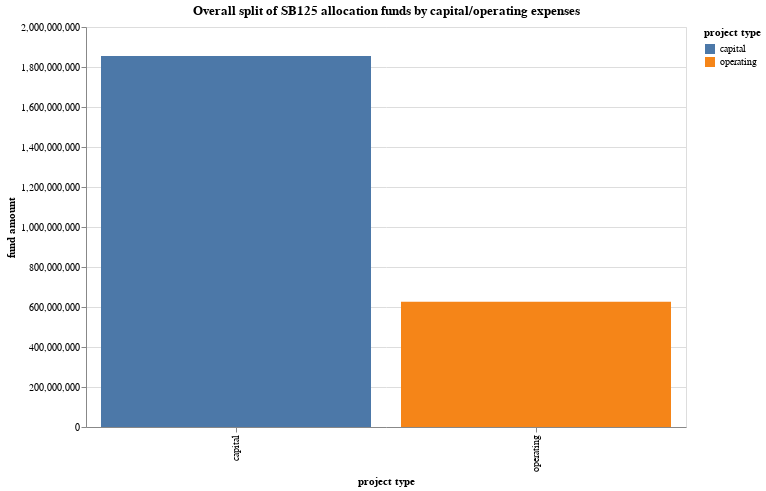
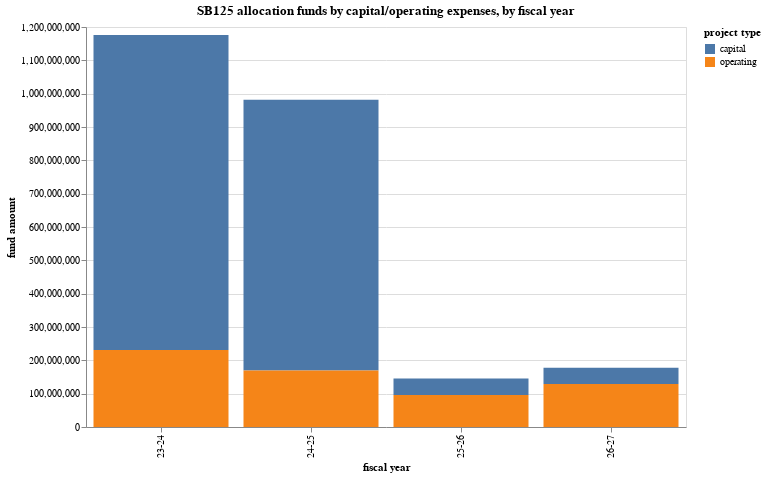
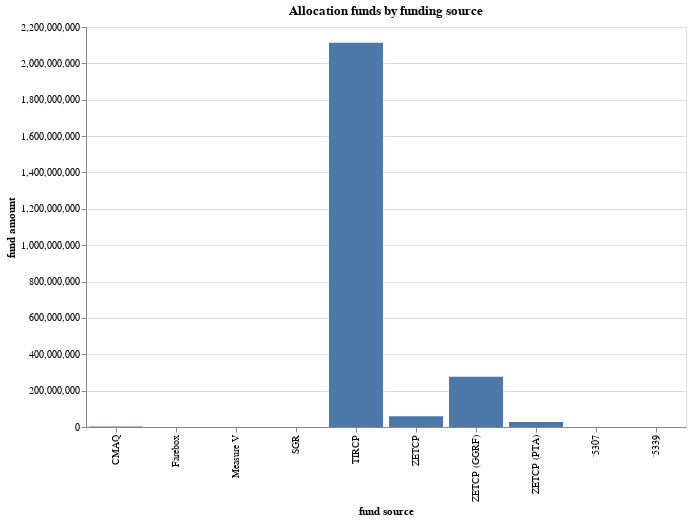

Source (notebook cell) for these figures, in order:
### Markdown cell above
# Charts

### Code cell
stack_chart = alt.Chart(by_year).mark_bar(point=True).encode(
    x="fiscal year", 
    y="fund amount", 
    color="project type",
    tooltip=["project type", "fund amount"],
).properties(
    title="SB125 allocation funds by capital/operating expenses, by fiscal year",
    width=600, 
    height=400)


overall_chart = alt.Chart(by_type).mark_bar(point=True).encode(
    x="project type", 
    y="fund amount", 
    color="project type",
    tooltip=["project type", "fund amount"],
).properties(
    title="Overall split of SB125 allocation funds by capital/operating expenses",
    width=600, 
    height=400)

source_chart = alt.Chart(by_source).mark_bar(point=True).encode(
    x="fund source", 
    y="fund amount", 
    #color="project type",
    tooltip=["fund source", "fund amount"],
).properties(
    title="Allocation funds by funding source",
    width=600, 
    height=400)


display(
    overall_chart,
    by_type,
    stack_chart,
    by_year.sort_values(by="project type"),
    source_chart
)

### Figure 1 — Vega-Lite specification as saved in the notebook (floating-point values rounded to 4 significant figures)
{"config": {"view": {"continuousWidth": 300, "continuousHeight": 300}}, "data": {"name": "data-1b093f4fd754b12a94a60701a45260f5"}, "mark": {"type": "bar", "point": true}, "encoding": {"color": {"field": "project type", "type": "nominal"}, "tooltip": [{"field": "project type", "type": "nominal"}, {"field": "fund amount", "type": "quantitative"}], "x": {"field": "project type", "type": "nominal"}, "y": {"field": "fund amount", "type": "quantitative"}}, "height": 400, "title": "Overall split of SB125 allocation funds by capital/operating expenses", "width": 600, "$schema": "https://vega.github.io/schema/vega-lite/v5.17.0.json", "datasets": {"data-1b093f4fd754b12a94a60701a45260f5": [{"project type": "capital", "fund amount": 1855348721}, {"project type": "operating", "fund amount": 625654847}]}}

### Figure 2 — Vega-Lite specification as saved in the notebook (floating-point values rounded to 4 significant figures)
{"config": {"view": {"continuousWidth": 300, "continuousHeight": 300}}, "data": {"name": "data-a7e1deb4b2d7757328984cb1370701fb"}, "mark": {"type": "bar", "point": true}, "encoding": {"color": {"field": "project type", "type": "nominal"}, "tooltip": [{"field": "project type", "type": "nominal"}, {"field": "fund amount", "type": "quantitative"}], "x": {"field": "fiscal year", "type": "nominal"}, "y": {"field": "fund amount", "type": "quantitative"}}, "height": 400, "title": "SB125 allocation funds by capital/operating expenses, by fiscal year", "width": 600, "$schema": "https://vega.github.io/schema/vega-lite/v5.17.0.json", "datasets": {"data-a7e1deb4b2d7757328984cb1370701fb": [{"fiscal year": "23-24", "project type": "capital", "fund amount": 945242943}, {"fiscal year": "23-24", "project type": "operating", "fund amount": 230807266}, {"fiscal year": "24-25", "project type": "capital", "fund amount": 812480147}, {"fiscal year": "24-25", "project type": "operating", "fund amount": 169494114}, {"fiscal year": "25-26", "project type": "capital", "fund amount": 49092309}, {"fiscal year": "25-26", "project type": "operating", "fund amount": 96177774}, {"fiscal year": "26-27", "project type": "capital", "fund amount": 48533322}, {"fiscal year": "26-27", "project type": "operating", "fund amount": 129175693}]}}

### Figure 3 — Vega-Lite specification as saved in the notebook (floating-point values rounded to 4 significant figures)
{"config": {"view": {"continuousWidth": 300, "continuousHeight": 300}}, "data": {"name": "data-7bf9c430f850755e275907cef1f095c7"}, "mark": {"type": "bar", "point": true}, "encoding": {"tooltip": [{"field": "fund source", "type": "nominal"}, {"field": "fund amount", "type": "quantitative"}], "x": {"field": "fund source", "type": "nominal"}, "y": {"field": "fund amount", "type": "quantitative"}}, "height": 400, "title": "Allocation funds by funding source", "width": 600, "$schema": "https://vega.github.io/schema/vega-lite/v5.17.0.json", "datasets": {"data-7bf9c430f850755e275907cef1f095c7": [{"fund source": "CMAQ", "fund amount": 2300000, "rtpa": 1}, {"fund source": "Farebox", "fund amount": 400000, "rtpa": 1}, {"fund source": "Measure V", "fund amount": 500000, "rtpa": 1}, {"fund source": "SGR", "fund amount": 620000, "rtpa": 1}, {"fund source": "TIRCP", "fund amount": 2114010519, "rtpa": 30}, {"fund source": "ZETCP", "fund amount": 58874499, "rtpa": 3}, {"fund source": "ZETCP (GGRF)", "fund amount": 275714380, "rtpa": 26}, {"fund source": "ZETCP (PTA)", "fund amount": 27584170, "rtpa": 23}, {"fund source": "`5307", "fund amount": 400000, "rtpa": 1}, {"fund source": "`5339", "fund amount": 600000, "rtpa": 1}]}}
